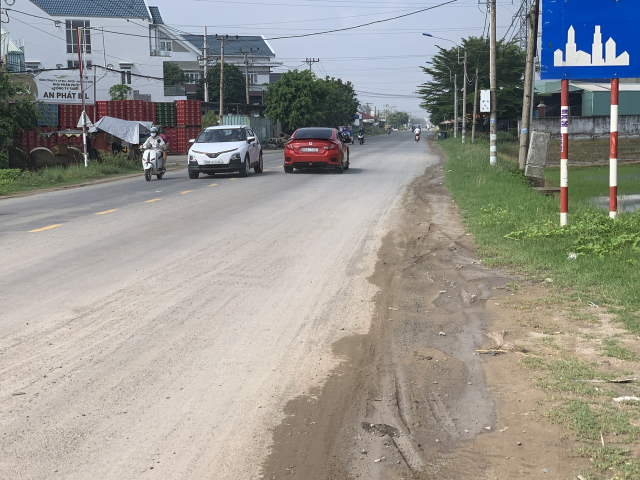
#> input picture PYthon_only/selenium/AutoAddNews/hinh1.jpg, 1280 x 960 px, found by its file name (shown at 1/2 size)
$ jupyter execute --allow-errors selenium_auto_add_news.ipynb
#> lines starting #> are read from the running program, lines starting #| are printed output that depends on the picture
[cell 1]
from selenium import webdriver
from selenium.webdriver.common.by import By
from selenium.webdriver.common.keys import Keys
import time
import os
from PIL import Image
from selenium.webdriver.common.by import By
from selenium.webdriver.common.action_chains import ActionChains
from selenium.webdriver.support import expected_conditions as EC
from selenium.webdriver.support.ui import WebDriverWait
#xu ly anh
# Đường dẫn ảnh gốc và ảnh sau khi resize


input_path = r"C:\Users\Asus\Desktop\code\PYthon_only\selenium\AutoAddNews\hinh1.jpg"
output_path = r"C:\Users\Asus\Desktop\code\PYthon_only\selenium\AutoAddNews\resize.jpg"

# Mở ảnh
img = Image.open(input_path)
#> img is the input picture: PIL image 1280x960 RGB; mean R, G, B 152, 150.8, 144.8

# Resize ảnh về đúng kích thước 390x270
resized_img = img.resize((390, 270))
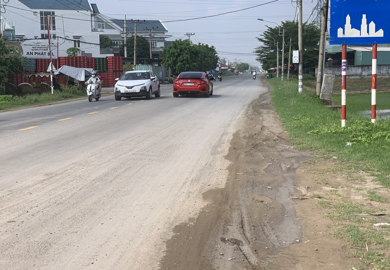
#> resized_img: PIL image 390x270 RGB; mean R, G, B 152, 150.8, 144.8

# Lưu ảnh
resized_img.save(output_path)


# Thông tin đăng nhập và nội dung bài viết
cms_url = "https://hoadaumiennam.com.vn/admin"
time.sleep(4)
user = "admin"
password = "Dung 567@"

post_title = "Bài viết tự động"
post_content = "Đây là nội dung bài viết được tạo tự động bằng Selenium."
post_content2="Nghệ An: Thông xe kỹ thuật cầu vượt đường sắt"
post_content3='Công ty đạt lợi nhuận ổn định năm 2024 từ mảng dầu nhờn, nhưng mảng hóa chất tiếp tục đối mặt <img alt="CÔNG TY CỔ PHẦN XUẤT NHẬP KHẨU HOÁ DẦU MIỀN NAM" src="http://hoadaumiennam.com.vn/upload/elfinder/timthumb%20(38).jpeg" style="width: 390px; height: 390px;"> với thách thức. Về kế hoạch năm 2025, PLC đặt muc tiêu lợi nhuận trước thuế 140 tỷ đồng (gấp đôi so với kết quả năm 2024; tương đương với kế hoạch đầu năm 2024). Trong giai đoạn 2010 – 2024, lợi nhuận trước thuế thực tế trung bình hoàn thành 101% so với kế hoạch đầu năm.Chi tiết lợi nhuận trước thuế theo mảng (trước hợp nhất): Mảng dầu nhờn đạt 110 tỷ đồng (tăng 3% so với cùng kỳ năm trước), nguồn đóng góp ổn định và vững chắc; Mảng nhựa đường đạt 43 tỷ đồng (tăng 310%), mục tiêu tăng trưởng mạnh mẽ nhờ giải ngân đầu tư công; Mảng hóa chất đạt 2 tỷ đồng (so với lỗ ròng khoảng 46 tỷ đồng trong năm 2024), dự kiến cải thiện nhưng còn đối mặt với nhiều thách thức.Kết quả kinh doanh quý I/2025 sơ bộ cho thấy sự phục hồi mạnh với lợi nhuận trước thuế tăng 90% so với cùng kỳ 2024. Cụ thể, lợi nhuận trước thuế mảng dầu nhờn đạt 28 tỷ đồng (hoàn thiện 26% kế hoạch năm 2025), sản lượng cũng đạt 26% kế hoạch. Doanh số qua kênh Petrolimex tăng 9% so với cùng kỳ; doanh số qua kênh '
# Khởi tạo trình duyệt
#> (the rest of this cell did not finish here and is left out)
